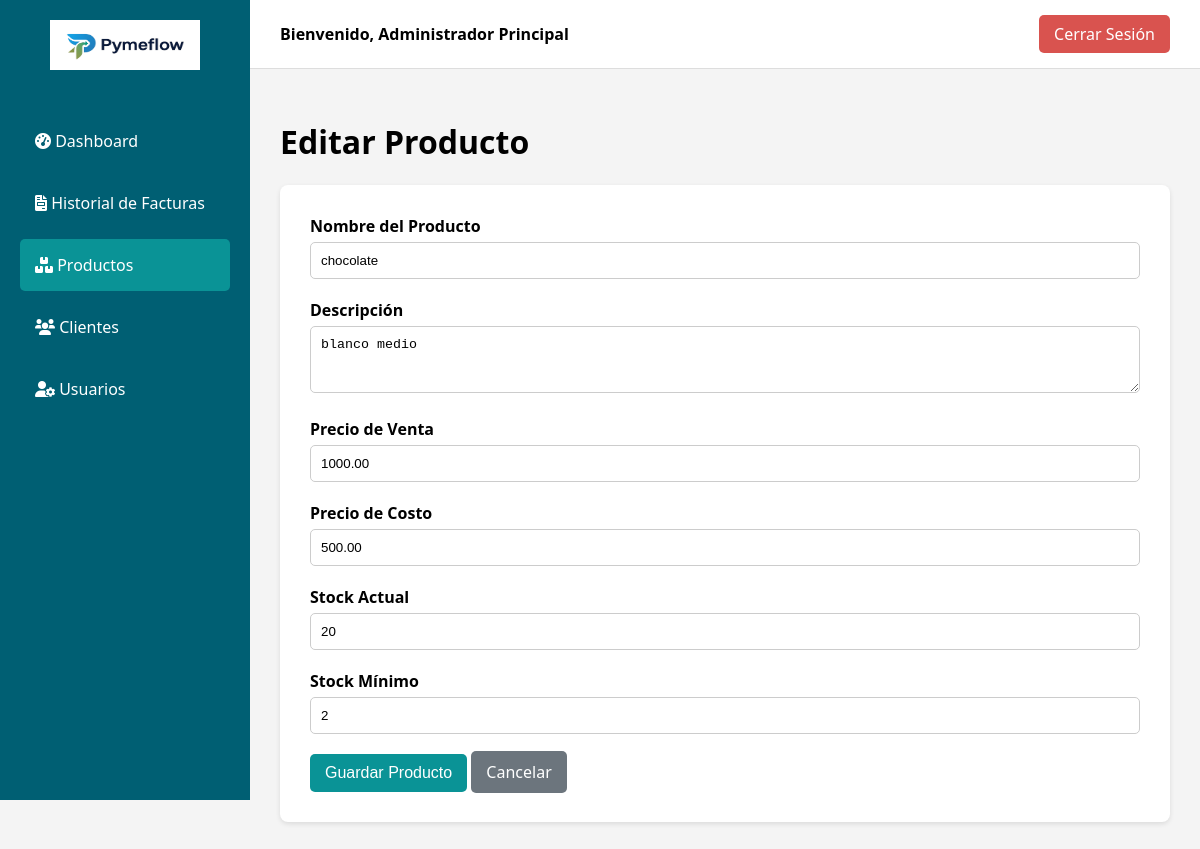
Screenshot of /producto_formulario.php?id=3 (signed in) with the database file from the repository.
### tables this page shows
CREATE TABLE `productos` (
  `id` int(11) NOT NULL AUTO_INCREMENT,
  `nombre` varchar(255) NOT NULL,
  `descripcion` text DEFAULT NULL,
  `precio_venta` decimal(10,2) NOT NULL,
  `precio_costo` decimal(10,2) DEFAULT NULL,
  `stock_actual` int(11) NOT NULL DEFAULT 0,
  `stock_minimo` int(11) NOT NULL DEFAULT 0,
  `foto_url` varchar(255) DEFAULT NULL,
  PRIMARY KEY (`id`)
);

### producto_formulario.php (the view, shortened to what this page needs)
<?php
include 'conexion.php';
$producto = [ 'id' => '', 'nombre' => '', 'descripcion' => '', 'precio_venta' => '', 'precio_costo' => '', 'stock_actual' => '', 'stock_minimo' => '', 'foto_url' => '' ];
$titulo_pagina = "Agregar Nuevo Producto";
if (isset($_GET['id'])) {
    $titulo_pagina = "Editar Producto";
    $id_producto = $_GET['id'];
    $stmt = $conexion->prepare("SELECT * FROM productos WHERE id = ?");
    $stmt->bind_param("i", $id_producto);
    $stmt->execute();
    $resultado = $stmt->get_result();
    if ($resultado->num_rows > 0) { $producto = $resultado->fetch_assoc(); }
}
?>
<!DOCTYPE html>
<html lang="es">
<head>
    <link rel="stylesheet" href="dashboard_styles.css">
    <link rel="stylesheet" href="https://cdnjs.cloudflare.com/ajax/libs/font-awesome/6.0.0-beta3/css/all.min.css">
</head>
<body>
    <?php include 'sidebar.php';  ?>
    <div class="main-content">
        <header class="dashboard-header">
            <div class="user-info">
                Bienvenido, <?php echo htmlspecialchars($_SESSION['nombre_usuario']); ?>
            </div>
            <a href="logout.php" class="logout-button">Cerrar Sesión</a>
        </header>
        <main class="content">
            <h1><?php echo $titulo_pagina; ?></h1>
            <div class="form-container">
                <form action="producto_guardar.php" method="POST">
                    <div class="form-group">
                        <label for="nombre">Nombre del Producto</label>
                        <input type="text" id="nombre" name="nombre" value="<?php echo htmlspecialchars($producto['nombre']); ?>" required>
                    </div>
                    <div class="form-group">
                        <label for="descripcion">Descripción</label>
                        <textarea id="descripcion" name="descripcion" rows="3"><?php echo htmlspecialchars($producto['descripcion']); ?></textarea>
                    </div>
                    <div class="form-group">
                        <label for="precio_venta">Precio de Venta</label>
                        <input type="number" step="0.01" id="precio_venta" name="precio_venta" value="<?php echo htmlspecialchars($producto['precio_venta']); ?>" required>
                    </div>
                    <div class="form-group">
                        <label for="precio_costo">Precio de Costo</label>
                        <input type="number" step="0.01" id="precio_costo" name="precio_costo" value="<?php echo htmlspecialchars($producto['precio_costo']); ?>">
                    </div>
                    <div class="form-group">
                        <label for="stock_actual">Stock Actual</label>
                        <input type="number" id="stock_actual" name="stock_actual" value="<?php echo htmlspecialchars($producto['stock_actual']); ?>" required>
                    </div>
                     <div class="form-group">
                        <label for="stock_minimo">Stock Mínimo</label>
                        <input type="number" id="stock_minimo" name="stock_minimo" value="<?php echo htmlspecialchars($producto['stock_minimo']); ?>" required>
                    </div>
                    <div class="form-buttons">
                        <button type="submit" class="btn btn-save">Guardar Producto</button>
                        <a href="productos.php" class="btn btn-cancel">Cancelar</a>
                    </div>
                </form>
            </div>
        </main>
    </div>
</body>
</html>

### dashboard_styles.css (style rules this page uses)
:root { --color-primario: #005f73; --color-secundario: #0a9396; --color-fondo: #f4f4f4; }
body { font-family: 'Segoe UI', Tahoma, Geneva, Verdana, sans-serif; margin: 0; background-color: var(--color-fondo); display: flex; }
.main-content { flex-grow: 1; display: flex; flex-direction: column; margin-left: 250px; }
header.dashboard-header { background: #fff; padding: 15px 30px; border-bottom: 1px solid #ddd; display: flex; justify-content: space-between; align-items: center; }
header.dashboard-header .user-info { font-weight: 600; }
header.dashboard-header .logout-button { background-color: #d9534f; color: #fff; padding: 8px 15px; border-radius: 5px; text-decoration: none; transition: background-color 0.3s; }
.content { padding: 30px; }

### producto_formulario.php (style rules this page uses)
.form-container { background: #fff; padding: 30px; border-radius: 8px; box-shadow: 0 2px 5px rgba(0,0,0,0.1); }
.form-group { margin-bottom: 20px; }
.form-group label { display: block; margin-bottom: 5px; font-weight: 600; }
.form-group input, .form-group textarea { width: 100%; padding: 10px; border: 1px solid #ccc; border-radius: 5px; box-sizing: border-box; }
.form-buttons { margin-top: 20px; }
.btn { padding: 10px 15px; border: none; border-radius: 5px; color: white; text-decoration: none; cursor: pointer; font-size: 1em; }
.btn-save { background-color: var(--color-secundario); }
.btn-cancel { background-color: #6c757d; }

### rows the page displays
productos: nombre "chocolate", descripcion "blanco medio", precio_venta "1000.00", precio_costo "500.00", stock_actual "20", stock_minimo "2"

### other values shown
$_SESSION['nombre_usuario'] "Administrador Principal"
$titulo_pagina "Editar Producto"
